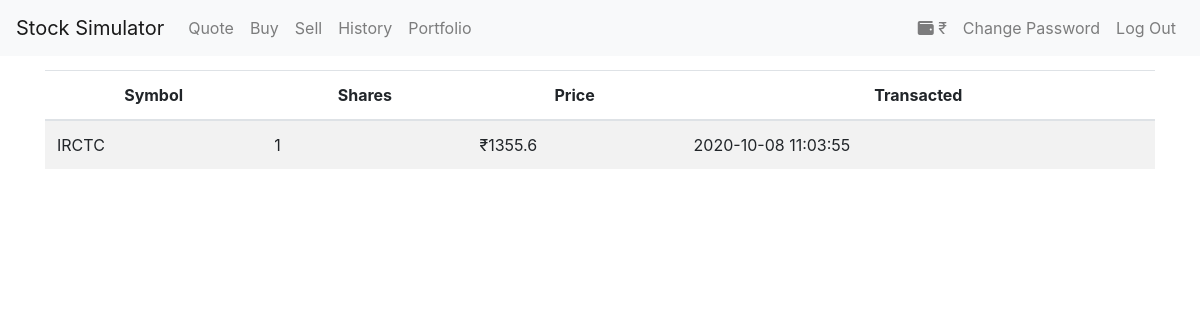
Page /history (signed in) on the earlier database version.
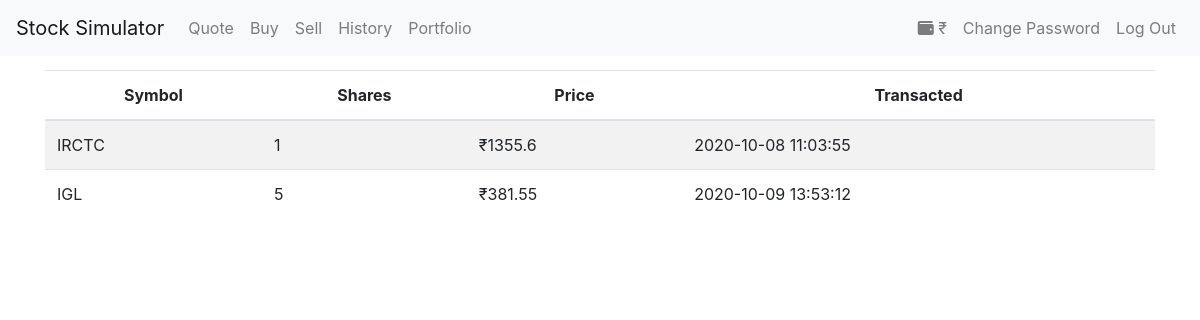
Same page on the later database version.
### tables this page shows
CREATE TABLE 'history' ('id' INTEGER NOT NULL, 'symbol' TEXT NOT NULL, 'shares' INTEGER NOT NULL, 'price' NUMERIC NOT NULL, 'transacted' DATETIME NOT NULL DEFAULT CURRENT_TIMESTAMP);

### app.py (the view)
@app.route("/history")
@login_required
def history():
    symbol=list()
    share=list()
    price=list()
    transacted=list()
    sy = db.execute("SELECT symbol FROM history WHERE id = :id", id= session['user_id'])
    sh = db.execute("SELECT shares FROM history WHERE id = :id", id= session['user_id'])
    pr = db.execute("SELECT price FROM history WHERE id = :id", id= session['user_id'])
    tr = db.execute("SELECT transacted FROM history WHERE id = :id", id= session['user_id'])
    for i in range (len(sy)):
        symbol.append(sy[i]["symbol"].upper())
    for i in range (len(sh)):
        share.append(sh[i]["shares"])
    for i in range (len(pr)):
        price.append(pr[i]["price"])
    for i in range (len(tr)):
        transacted.append(tr[i]["transacted"])
    data = zip(symbol,share,price,transacted)
    return render_template("history.html", data=data)

### helpers.py (called while the page is built)
def login_required(f):
    @wraps(f)
    def decorated_function(*args, **kwargs):
        if session.get("user_id") is None:
            return redirect(url_for("login", next=request.url))
        return f(*args, **kwargs)
    return decorated_function

### templates/history.html (shortened to what this page needs)
{% extends "layout.html" %}
{% block main %}
<table class="table table-striped">
    <thead>
    <tr>
        <th>Symbol</th>
        <th>Shares</th>
        <th>Price</th>
        <th>Transacted</th>
    </tr>
    </thead>
    {% for row in data %}
    <tr>
    {% for item in row %}
    {% if item is not string and item>20%}
        <td>₹{{ item }}</td>
    {% else %}
        <td>{{ item }}</td>
    {% endif %}
    {% endfor %}
    </tr>
    {% endfor %}
</table>
{% endblock %}

Differences in the rows shown:
added history: price "381.55", transacted "2020-10-09 13:53:12"
Other differences:
new list line: "IGL 5"
